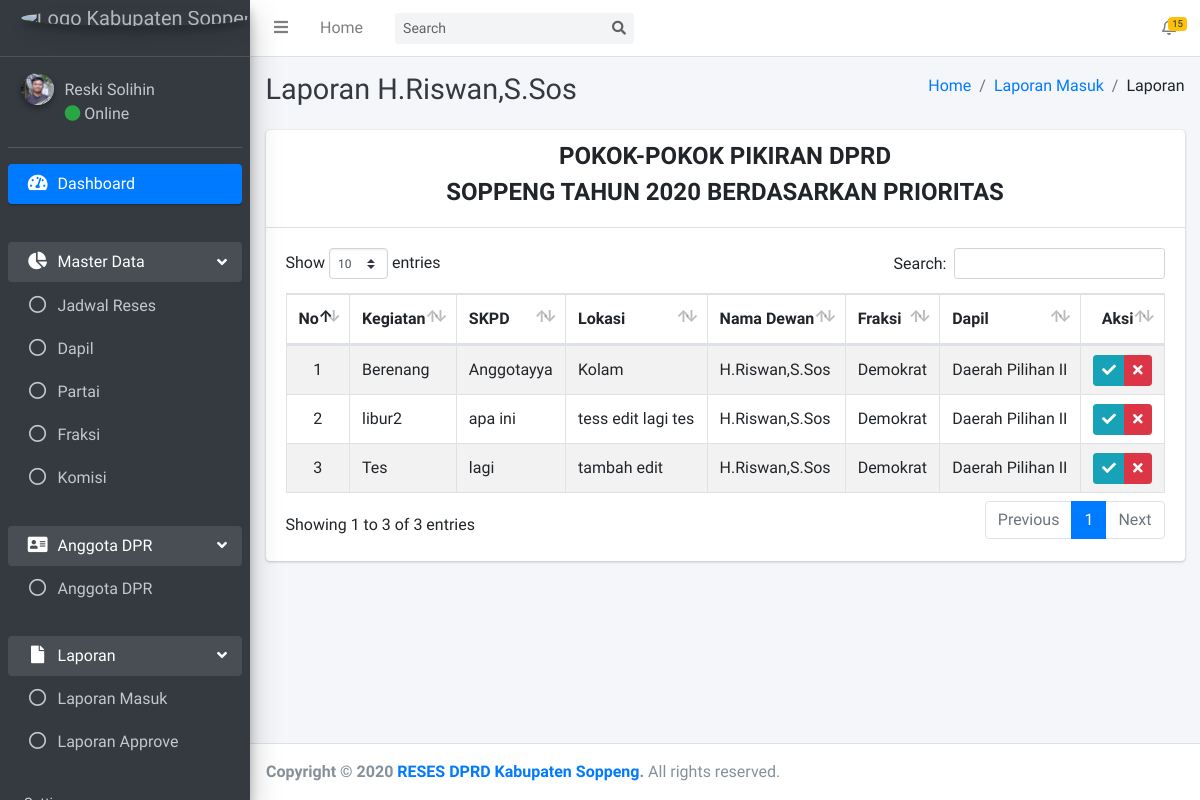
/admin/aspirasi-anggota/data.php?id_anggota=3 (signed in), run on an earlier commit of the app's database.
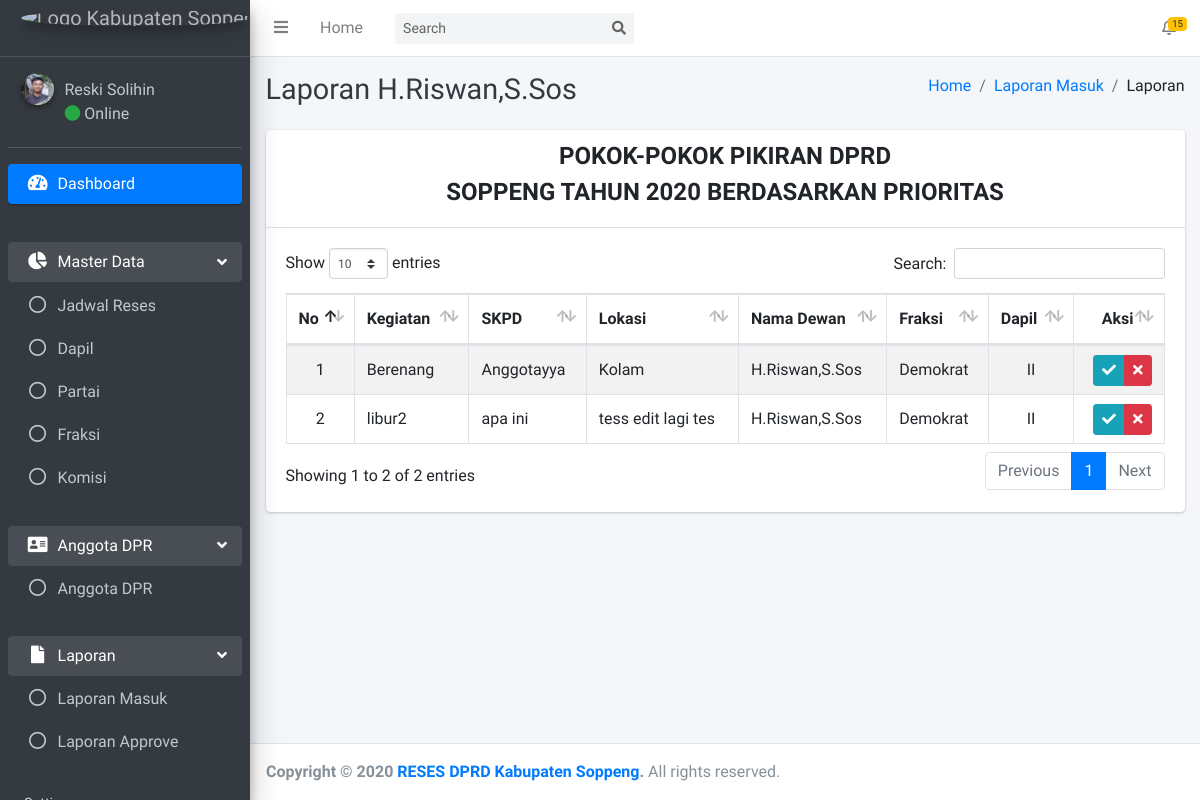
And on a later commit of the database.
### tables this page shows
CREATE TABLE `tb_aspirasi` (
  `id_aspirasi` int(11) NOT NULL,
  `id_lokasi` varchar(255) NOT NULL,
  `id_anggota` varchar(225) NOT NULL,
  `id_jadwal` varchar(100) NOT NULL,
  `kegiatan` varchar(255) NOT NULL,
  `skpd` varchar(255) NOT NULL,
  `lokasi` varchar(255) NOT NULL,
  `status_aspirasi` varchar(255) NOT NULL,
  `keterangan_aspirasi` varchar(255) NOT NULL
);

CREATE TABLE `tb_anggota` (
  `id_anggota` int(11) NOT NULL,
  `nama_anggota` varchar(255) NOT NULL,
  `alamat_anggota` varchar(255) NOT NULL,
  `tempat_lahir_anggota` varchar(225) NOT NULL,
  `tanggal_lahir_anggota` varchar(255) NOT NULL,
  `agama_anggota` varchar(225) NOT NULL,
  `status_kawin` varchar(225) NOT NULL,
  `jabatan_anggota` varchar(225) NOT NULL,
  `id_partai` varchar(225) NOT NULL,
  `id_dapil` varchar(225) NOT NULL,
  `id_komisi` varchar(225) NOT NULL,
  `id_fraksi` varchar(225) NOT NULL,
  `foto_anggota` varchar(225) NOT NULL,
  `status_anggota` varchar(225) NOT NULL
);

CREATE TABLE `tb_partai` (
  `id_partai` int(11) NOT NULL,
  `nama_partai` varchar(255) NOT NULL,
  `gambar_partai` varchar(255) NOT NULL
);

CREATE TABLE `tb_dapil` (
  `id_dapil` int(11) NOT NULL,
  `nama_dapil` varchar(255) NOT NULL
);

### admin/aspirasi-anggota/data.php (the view, shortened to what this page needs)
<?php
require '../template/header/header.php';
$get_id_anggota = $_GET['id_anggota'];
$aspirasi = mysqli_query($conn, "SELECT * FROM tb_aspirasi WHERE id_anggota='$get_id_anggota' AND status_aspirasi='Kirim'");
$result_anggota = mysqli_query($conn, "SELECT * FROM tb_anggota WHERE id_anggota = '$get_id_anggota'");
$dta_anggota = mysqli_fetch_assoc($result_anggota);
?>
  <div class="content-wrapper">
    <div class="content-header">
      <div class="container-fluid">
        <div class="row mb-2">
          <div class="col-sm-6">
            <h1 class="m-0 text-dark">Laporan <?= $dta_anggota['nama_anggota'] ?></h1>
          </div>
          <div class="col-sm-6">
            <ol class="breadcrumb float-sm-right">
              <li class="breadcrumb-item"><a href="/reses-dprd/admin/">Home</a></li>
              <li class="breadcrumb-item active"><a href="/reses-dprd/admin/laporan-masuk/data.php">Laporan Masuk</a></li>
              <li class="breadcrumb-item">Laporan</li>
            </ol>
          </div>
        </div>
      </div>
    </div>
    <section class="content">
      <div class="container-fluid">
        <div class="row">
          <div class="col-12">
            <div class="card">
              <div class="card-header">
              <h4 style="text-align: center;"><b>POKOK-POKOK PIKIRAN DPRD</b></h4>
              <h4 style="text-align: center;"><b>SOPPENG TAHUN 2020 BERDASARKAN PRIORITAS</b></h4>
              </div>
              <div class="card-body">
                <table id="example1" class="table table-bordered table-striped">
                  <thead>
                    <tr>
                    <th>No</th>
                    <th>Kegiatan</th>
                    <th>SKPD</th>
                    <th>Lokasi</th>
                    <th>Nama Dewan</th>
                    <th>Fraksi</th>
                    <th>Dapil</th>
                    <th class="text-right">Aksi</th>
                  </tr>
                  </thead>
                  <tbody>
                  <?php
                   $i = 1; foreach($aspirasi as $dta) {
                    ?>
                  <tr>
                    <td style="text-align: center;"><?= $i ?></td>
                    <td><?= $dta['kegiatan'] ?></td>
                    <td><?= $dta['skpd'] ?></td>
                    <td><?= $dta['lokasi'] ?></td>
                    <?php
                      $get_id_anggota1 = $dta['id_anggota'];
                      $anggota = mysqli_query($conn, "SELECT * FROM tb_anggota WHERE id_anggota = $get_id_anggota1");
                      while($row_anggota=mysqli_fetch_assoc($anggota)) {
                        echo " <td>$row_anggota[nama_anggota]</td>";
                        $get_id_fraksi = $row_anggota['id_fraksi'];
                        $fraksi = mysqli_query($conn, "SELECT * FROM tb_fraksi WHERE id_fraksi = $get_id_fraksi");
                        while($row_fraksi=mysqli_fetch_assoc($fraksi)) {
                          $get_id_partai = $row_fraksi['id_partai'];
                          $partai = mysqli_query($conn, "SELECT * FROM tb_partai WHERE id_partai = $get_id_partai");
                          while($row_partai=mysqli_fetch_assoc($partai)) {
                            echo " <td>$row_partai[nama_partai]</td>";
                          }
                        }
                        $get_id_dapil = $row_anggota['id_dapil'];
                        $dapil = mysqli_query($conn, "SELECT * FROM tb_dapil WHERE id_dapil = $get_id_dapil");
                        while($row_dapil=mysqli_fetch_assoc($dapil)) {
                          echo " <td style='text-align: center;'>$row_dapil[nama_dapil]</td>";
                        }
                      }
                    ?>
                    <td class="text-right py-0 align-middle">
                      <div class="btn-group btn-group-sm">
                        <a data-toggle="tooltip" title="Approve" href="controller.php?approve_aspirasi=true&id_aspirasi=<?= $dta['id_aspirasi'].'&id_anggota='.$dta['id_anggota'] ?>" class="btn btn-info"><i class="fas fa fa-check"></i></a>
                        <button type="button" href="#" class="btn btn-danger" data-toggle="modal" data-target="#modal-lg<?= $dta['id_aspirasi'] ?>" ><i class="fas fa fa-times"></i></button>
                      </div>
                    </td>
                  </tr>
                  <?php
                  $i = $i + 1; }
                  ?>
                  </tbody>
                </table>
              </div>
            </div>
          </div>
        </div>
      </div>
    </section>
  </div>
<?php
require '../template/footer/footer.php';
?>

What changed in the data, as far as the page shows it:
no longer on this page (row edited): tb_aspirasi: kegiatan "Tes", skpd "lagi", lokasi "tambah edit", tb_anggota (nama_anggota "H.Riswan,S.Sos"), tb_partai (nama_partai "Demokrat"), tb_dapil (nama_dapil "Daerah Pilihan II")
changed tb_dapil: nama_dapil "Daerah Pilihan II" → "II"
Also different on the page:
text written by a page script: "Show entries Search: Showing 1 to 3 of 3 entries Previous 1 Next" → "Show entries Search: Showing 1 to 2 of 2 entries Previous 1 Next"
